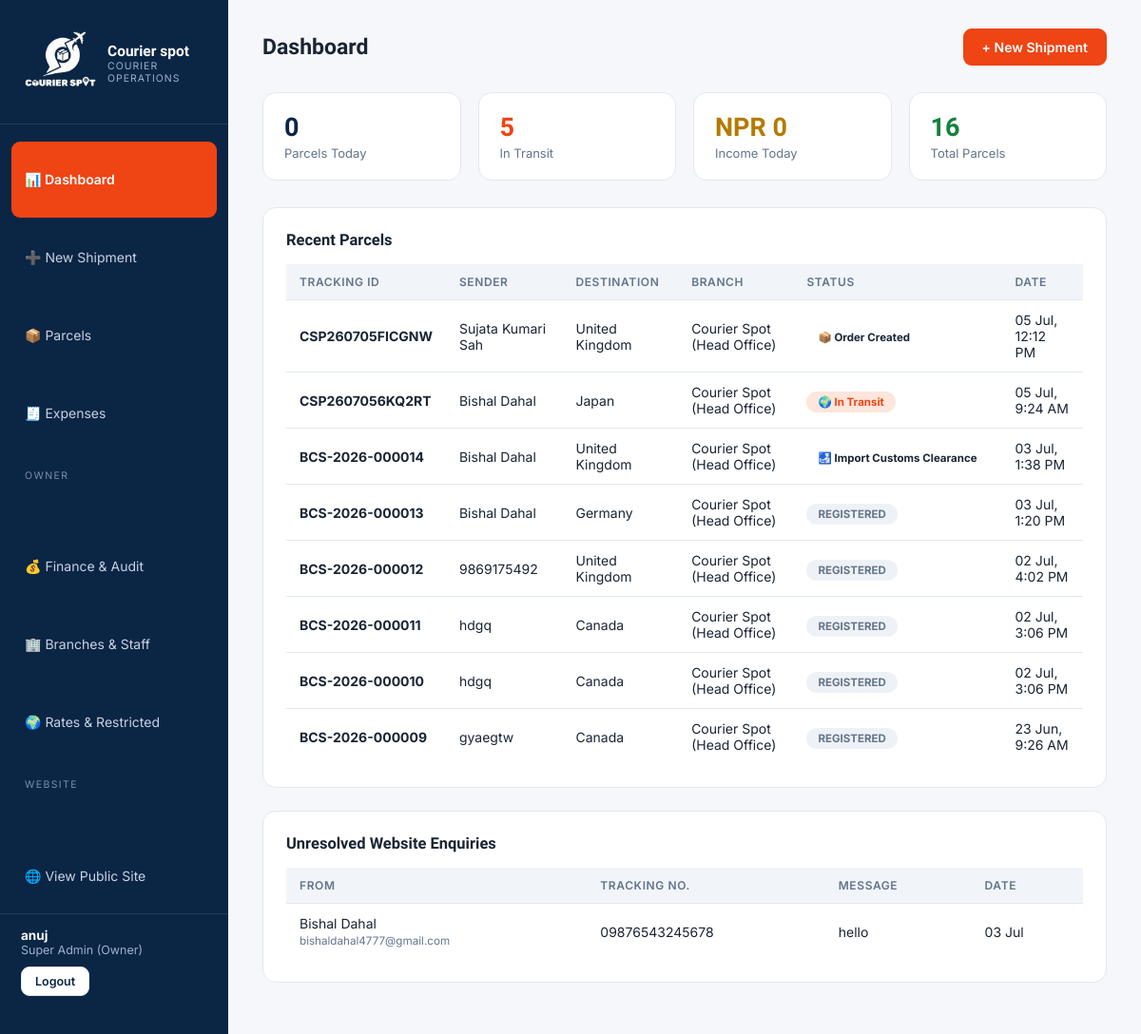
Screenshot of /panel/ (signed in) with the database file from the repository.
### accounts/models.py (models this page shows, shortened)
class User(AbstractUser):
    class Roles(models.TextChoices):
        SUPERADMIN = 'SUPERADMIN', 'Super Admin (Owner)'
        BRANCH_ADMIN = 'BRANCH_ADMIN', 'Branch Admin'
        STAFF = 'STAFF', 'Staff'
        CUSTOMER = 'CUSTOMER', 'Customer'
    role = models.CharField(max_length=20, choices=Roles.choices, default=Roles.CUSTOMER)
    branch = models.ForeignKey('operations.Branch', null=True, blank=True,
                               on_delete=models.SET_NULL, related_name='users')
    phone = models.CharField(max_length=20, blank=True)
    address = models.CharField(max_length=255, blank=True)
    @property
    def is_owner(self):
        return self.role == self.Roles.SUPERADMIN
    @property
    def is_panel_user(self):
        return self.role in (self.Roles.SUPERADMIN, self.Roles.BRANCH_ADMIN, self.Roles.STAFF)

### tracking/models.py (models this page shows, shortened)
class Parcel(models.Model):
    class Status(models.TextChoices):
        ORDER_CREATED = 'ORDER_CREATED', '📦 Order Created'
        COLLECTED = 'COLLECTED', '✅ Parcel Collected'
        RECEIVED_BRANCH = 'RECEIVED_BRANCH', '🏢 Received at Courier Spot Branch'
        PROCESSED = 'PROCESSED', '📋 Shipment Processed'
        TRANSFERRED_HUB = 'TRANSFERRED_HUB', '🚚 Transferred to Kathmandu Export Hub'
        EXPORT_CUSTOMS = 'EXPORT_CUSTOMS', '🛃 Export Customs Clearance'
        DEPARTED = 'DEPARTED', '✈️ Departed from Nepal'
        IN_TRANSIT = 'IN_TRANSIT', '🌍 In Transit'
        ARRIVED_DEST = 'ARRIVED_DEST', '🇬🇧 Arrived at Destination Country'
        IMPORT_CUSTOMS = 'IMPORT_CUSTOMS', '🛃 Import Customs Clearance'
        TRANSFERRED_LOCAL = 'TRANSFERRED_LOCAL', '🚛 Transferred to Local Delivery Partner'
        OUT_FOR_DELIVERY = 'OUT_FOR_DELIVERY', '🚚 Out for Delivery'
        DELIVERED = 'DELIVERED', '✅ Delivered'
        CANCELLED = 'CANCELLED', 'Cancelled'
    CARRIERS = [('FEDEX', 'FedEx'), ('DHL', 'DHL Express'), ('ARAMEX', 'Aramex'),
                ('SKYNET', 'SkyNet'), ('DPD', 'DPD')]
    tracking_id = models.CharField(max_length=20, unique=True, editable=False)
    branch = models.ForeignKey('operations.Branch', on_delete=models.PROTECT, related_name='parcels')
    sender_name = models.CharField(max_length=120)
    sender_phone = models.CharField(max_length=20)
    sender_address = models.CharField(max_length=255)
    sender_email = models.EmailField(blank=True)
    receiver_name = models.CharField(max_length=120)
    receiver_phone = models.CharField(max_length=30)
    receiver_address = models.CharField(max_length=255)
    destination_country = models.CharField(max_length=80)
    status = models.CharField(max_length=20, choices=Status.choices, default=Status.ORDER_CREATED)
    carrier = models.CharField(max_length=10, choices=CARRIERS, blank=True)
    carrier_tracking_no = models.CharField(max_length=60, blank=True)
    qr_code = models.ImageField(upload_to='qr/', blank=True)
    created_by = models.ForeignKey(settings.AUTH_USER_MODEL, on_delete=models.PROTECT)
    created_at = models.DateTimeField(auto_now_add=True)
    class Meta:
        ordering = ['-created_at']

### operations/models.py (models this page shows, shortened)
class Branch(models.Model):
    name = models.CharField(max_length=120)
    location = models.CharField(max_length=160, help_text='City / area, e.g. Kathmandu — Dhumbarahi')
    address = models.CharField(max_length=255)
    phone = models.CharField(max_length=40)
    email = models.EmailField(blank=True)
    is_active = models.BooleanField(default=True)
    created_at = models.DateTimeField(auto_now_add=True)
    class Meta:
        verbose_name_plural = 'Branches'

### core/models.py (models this page shows, shortened)
class ContactEnquiry(models.Model):
    name = models.CharField(max_length=120)
    email = models.EmailField()
    tracking_number = models.CharField(max_length=30, blank=True)
    message = models.TextField()
    parcel = models.ForeignKey('tracking.Parcel', null=True, blank=True, on_delete=models.SET_NULL)
    created_at = models.DateTimeField(auto_now_add=True)
    is_resolved = models.BooleanField(default=False)
    class Meta:
        verbose_name_plural = 'Contact enquiries'
        ordering = ['-created_at']

### operations/views.py (the view)
# urls.py: path('panel/', ops.dashboard, name='panel_dashboard'),
@panel_required
def dashboard(request):
    today = timezone.localdate()
    parcels = branch_scope(Parcel.objects.all(), request.user)
    invoices = branch_scope(Invoice.objects.all(), request.user)
    ctx = {
        'today_parcels': parcels.filter(created_at__date=today).count(),
        'total_parcels': parcels.count(),
        'in_transit': parcels.filter(status=Parcel.Status.IN_TRANSIT).count(),
        'today_income': invoices.filter(created_at__date=today).aggregate(s=Sum('grand_total'))['s'] or 0,
        'recent': parcels.select_related('branch')[:8],
        'enquiries': ContactEnquiry.objects.filter(is_resolved=False)[:5] if request.user.is_owner else None,
    }
    return render(request, 'panel/dashboard.html', ctx)

### operations/views.py (called while the page is built)
def panel_required(view):
    @wraps(view)
    @login_required
    def wrapper(request, *a, **kw):
        if not request.user.is_panel_user:
            return HttpResponseForbidden('Staff panel access only.')
        return view(request, *a, **kw)
    return wrapper

def branch_scope(qs, user):
    return qs if user.is_owner else qs.filter(branch=user.branch)

### templates/panel/dashboard.html (shortened to what this page needs)
{% extends "panel/base_panel.html" %}
{% block content %}
<div class="topbar">
  <h1>Dashboard</h1>
  <a class="btn" href="{% url 'shipment_create' %}">+ New Shipment</a>
</div>
<div class="stats">
  <div class="stat"><div class="n">{{ today_parcels }}</div><div class="l">Parcels Today</div></div>
  <div class="stat"><div class="n red">{{ in_transit }}</div><div class="l">In Transit</div></div>
  <div class="stat"><div class="n gold">NPR {{ today_income|floatformat:0 }}</div><div class="l">Income Today</div></div>
  <div class="stat"><div class="n green">{{ total_parcels }}</div><div class="l">Total Parcels</div></div>
</div>
<div class="card">
  <h3>Recent Parcels</h3>
  <table>
    <thead><tr><th>TRACKING ID</th><th>SENDER</th><th>DESTINATION</th><th>BRANCH</th><th>STATUS</th><th>DATE</th></tr></thead>
    <tbody>
      {% for p in recent %}
      <tr onclick="location='{% url 'parcel_detail' p.pk %}'" style="cursor:pointer">
        <td><b>{{ p.tracking_id }}</b></td><td>{{ p.sender_name }}</td><td>{{ p.destination_country }}</td>
        <td>{{ p.branch.name }}</td><td><span class="pill pi-{{ p.status }}">{{ p.get_status_display }}</span></td>
        <td>{{ p.created_at|date:"d M, g:i A" }}</td></tr>
      {% empty %}<tr><td colspan="6" style="text-align:center;color:var(--muted)">No parcels yet — create your first shipment.</td></tr>{% endfor %}
    </tbody>
  </table>
</div>
{% if enquiries %}
<div class="card"><h3>Unresolved Website Enquiries</h3>
  <table><thead><tr><th>FROM</th><th>TRACKING NO.</th><th>MESSAGE</th><th>DATE</th></tr></thead><tbody>
  {% for e in enquiries %}<tr><td>{{ e.name }}<br><small style="color:var(--muted)">{{ e.email }}</small></td>
  <td>{{ e.tracking_number|default:"—" }}</td><td>{{ e.message|truncatechars:80 }}</td><td>{{ e.created_at|date:"d M" }}</td></tr>{% endfor %}
  </tbody></table>
</div>
{% endif %}
{% endblock %}

### templates/panel/base_panel.html (shortened to what this page needs)
<!DOCTYPE html>
<html lang="en">
<head>
</head>
<body>
<aside class="side">
  {% load static %}
  <a class="brand" href="{% url 'panel_dashboard' %}">
     <img src="{% static 'courierspotlogowhite.png' %}" alt="Courier Spot" style="height:80px;width:auto;display:block">
    <span><b>Courier spot</b><small>COURIER OPERATIONS</small></span>
  </a>
  <nav>
    <a href="{% url 'panel_dashboard' %}" class="{% if request.resolver_match.url_name == 'panel_dashboard' %}active{% endif %}">📊 Dashboard</a>
    <a href="{% url 'shipment_create' %}" class="{% if request.resolver_match.url_name == 'shipment_create' %}active{% endif %}">➕ New Shipment</a>
    <a href="{% url 'parcel_list' %}" class="{% if request.resolver_match.url_name == 'parcel_list' %}active{% endif %}">📦 Parcels</a>
    <a href="{% url 'expenses' %}" class="{% if request.resolver_match.url_name == 'expenses' %}active{% endif %}">🧾 Expenses</a>
    {% if user.is_owner %}
    <div class="sec">OWNER</div>
    <a href="{% url 'finance' %}" class="{% if request.resolver_match.url_name == 'finance' %}active{% endif %}">💰 Finance & Audit</a>
    <a href="{% url 'branches' %}" class="{% if request.resolver_match.url_name == 'branches' %}active{% endif %}">🏢 Branches & Staff</a>
    <a href="{% url 'rates_manage' %}" class="{% if request.resolver_match.url_name == 'rates_manage' %}active{% endif %}">🌍 Rates & Restricted</a>
    {% endif %}
    <div class="sec">WEBSITE</div>
    <a href="/" target="_blank">🌐 View Public Site</a>
  </nav>
  <div class="foot">
    <b>{{ user.first_name|default:user.username }}</b>
    {{ user.get_role_display }}{% if user.branch %} · {{ user.branch.name }}{% endif %}
    <form method="post" action="{% url 'logout' %}" style="margin-top:10px">{% csrf_token %}
      <button class="btn ghost" style="padding:7px 14px;font-size:12.5px">Logout</button></form>
  </div>
</aside>
<main class="main">
  {% block content %}{% endblock %}
</main>
</body>
</html>

### templates/panel/base_panel.html (style rules this page uses)
:root { --navy:#0B2545;--navy-2:#13315C;--crimson:#EF4413;--crimson-2:#F76B3F;--gold:#F2A900; --bg:#F5F7FA;--card:#FFFFFF;--border:#E3E8EF;--text:#1A2433;--muted:#64748B }
* { margin:0;padding:0;box-sizing:border-box }
body { font-family:'Inter',sans-serif;background:var(--bg);color:var(--text);display:flex;min-height:100vh }
a { text-decoration:none;color:inherit }
h1,h2,h3 { font-family:'Sora',sans-serif }
.side { width:240px;background:var(--navy);color:#fff;padding:26px 0;display:flex;flex-direction:column;position:fixed;top:0;bottom:0 }
.side .brand { display:flex;align-items:center;gap:11px;padding:0 22px 24px;border-bottom:1px solid rgba(255,255,255,.1);margin-bottom:18px }
.side .brand b { font-family:'Sora';font-size:15.5px }
.side .brand small { display:block;font-size:10.5px;color:#9DB2CE;letter-spacing:1px }
.side nav { display:grid;gap:2px;padding:0 12px;flex:1 }
.side nav a { padding:11px 14px;border-radius:9px;font-size:14px;color:#C7D3E3;display:flex;gap:11px;align-items:center;transition:background .2s,color .2s }
.side nav a.active { background:var(--crimson);color:#fff;font-weight:600 }
.side .sec { font-size:10.5px;letter-spacing:1.4px;color:#7B8FAB;padding:18px 14px 6px }
.side .foot { padding:14px 22px;border-top:1px solid rgba(255,255,255,.1);font-size:12.5px;color:#9DB2CE }
.side .foot b { color:#fff;display:block;font-size:13.5px }
.main { margin-left:240px;flex:1;padding:30px 36px;max-width:calc(100vw - 240px) }
.topbar { display:flex;justify-content:space-between;align-items:center;margin-bottom:28px;gap:18px;flex-wrap:wrap }
.topbar h1 { font-size:23px }
.btn { display:inline-flex;align-items:center;gap:8px;background:var(--crimson);color:#fff;border:none;padding:11px 20px;border-radius:9px;font-weight:600;font-size:14px;cursor:pointer;font-family:inherit;transition:background .2s,transform .2s }
.btn.ghost { background:#fff;color:var(--navy);border:1px solid var(--border) }
.stats { display:grid;grid-template-columns:repeat(auto-fit,minmax(190px,1fr));gap:18px;margin-bottom:28px }
.stat { background:var(--card);border:1px solid var(--border);border-radius:14px;padding:20px 22px }
.stat .n { font-family:'Sora';font-size:27px;font-weight:800;color:var(--navy) }
.stat .n.red { color:var(--crimson) }
.stat .n.green { color:#15803D }
.stat .n.gold { color:#B47B00 }
.stat .l { font-size:13px;color:var(--muted);margin-top:3px }
.card { background:var(--card);border:1px solid var(--border);border-radius:14px;padding:24px;margin-bottom:24px }
.card h3 { font-size:16.5px;margin-bottom:16px }
table { width:100%;border-collapse:collapse;font-size:14px }
th { text-align:left;padding:11px 14px;background:#F1F5F9;color:var(--muted);font-size:12px;letter-spacing:.6px;font-weight:600 }
td { padding:12px 14px;border-top:1px solid var(--border) }
.pill { padding:4px 12px;border-radius:999px;font-size:11.5px;font-weight:700;white-space:nowrap }
.pi-REGISTERED { background:#EEF2F7;color:#64748B }
.pi-IN_TRANSIT { background:#FDE6DC;color:var(--crimson) }

### rows the page displays
User: first_name "anuj", role "Super Admin (Owner)"
Parcel: tracking_id "CSP260705FICGNW", sender_name "Sujata Kumari Sah", destination_country "United Kingdom", branch.name "Courier Spot (Head Office)", status "📦 Order Created", created_at "05 Jul, 12:12 PM"
Parcel: tracking_id "CSP2607056KQ2RT", sender_name "Bishal Dahal", destination_country "Japan", branch.name "Courier Spot (Head Office)", status "🌍 In Transit", created_at "05 Jul, 9:24 AM"
Parcel: tracking_id "BCS-2026-000014", sender_name "Bishal Dahal", destination_country "United Kingdom", branch.name "Courier Spot (Head Office)", status "🛃 Import Customs Clearance", created_at "03 Jul, 1:38 PM"
Parcel: tracking_id "BCS-2026-000013", sender_name "Bishal Dahal", destination_country "Germany", branch.name "Courier Spot (Head Office)", status "REGISTERED", created_at "03 Jul, 1:20 PM"
Parcel: tracking_id "BCS-2026-000012", sender_name "9869175492", destination_country "United Kingdom", branch.name "Courier Spot (Head Office)", status "REGISTERED", created_at "02 Jul, 4:02 PM"
Parcel: tracking_id "BCS-2026-000011", sender_name "hdgq", destination_country "Canada", branch.name "Courier Spot (Head Office)", status "REGISTERED", created_at "02 Jul, 3:06 PM"
Parcel: tracking_id "BCS-2026-000010", sender_name "hdgq", destination_country "Canada", branch.name "Courier Spot (Head Office)", status "REGISTERED", created_at "02 Jul, 3:06 PM"
Parcel: tracking_id "BCS-2026-000009", sender_name "gyaegtw", destination_country "Canada", branch.name "Courier Spot (Head Office)", status "REGISTERED", created_at "23 Jun, 9:26 AM"
ContactEnquiry: name "Bishal Dahal", email "bishaldahal4777@gmail.com", tracking_number "09876543245678", message "hello", created_at "03 Jul"

### other values shown
{{ today_parcels }} "0"
{{ in_transit }} "5"
{{ today_income|floatformat:0 }} "0"
{{ total_parcels }} "16"
